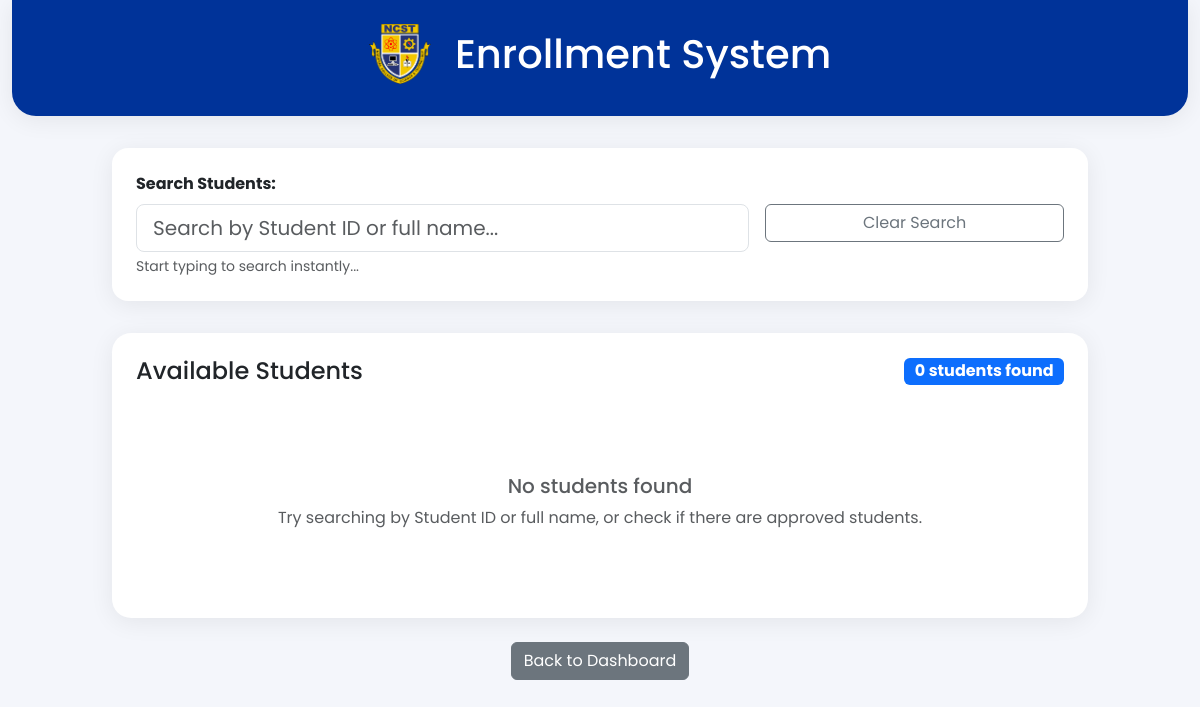
/ncst_portal/registration_officer/enrollment_page.php (signed in), run on an earlier commit of the app's database.
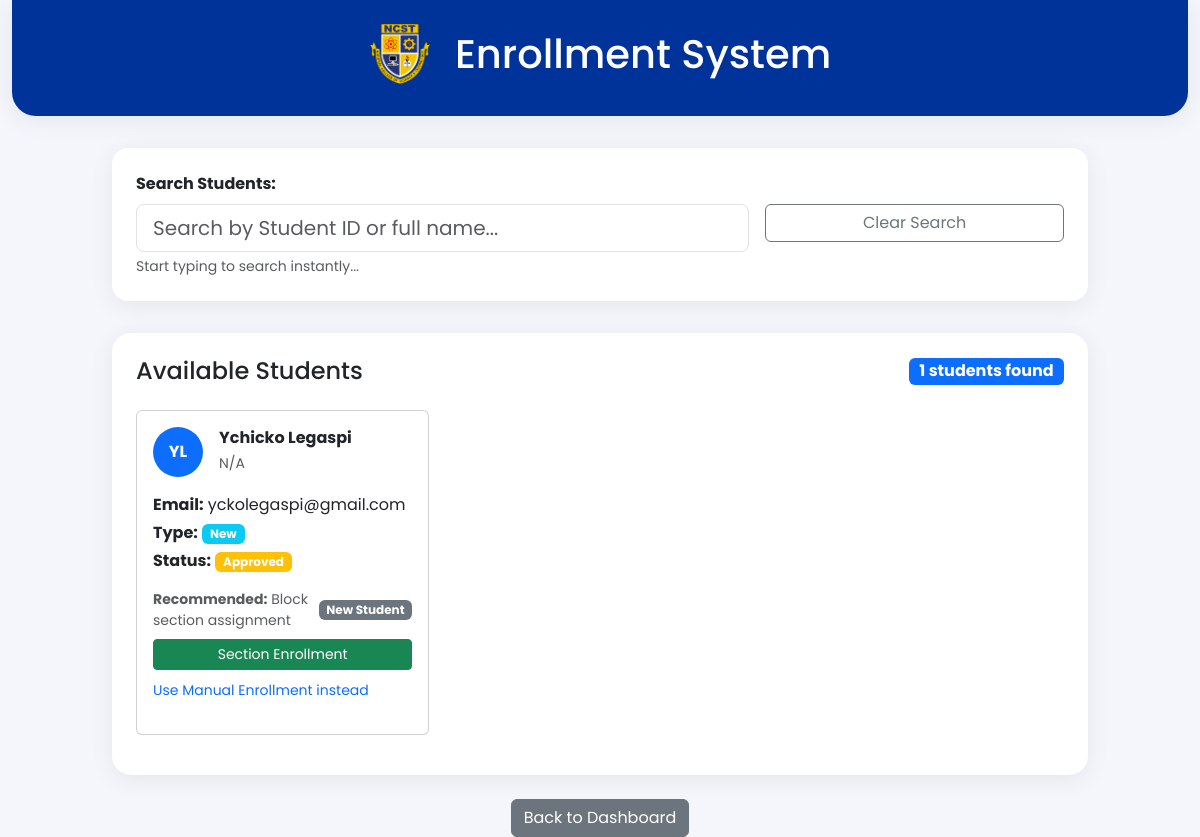
And on a later commit of the database.
### tables this page shows
CREATE TABLE `student_applications` (
  `id` int(11) NOT NULL,
  `student_id` varchar(20) DEFAULT NULL,
  `name` varchar(100) NOT NULL,
  `email` varchar(100) NOT NULL,
  `course_or_track` varchar(100) NOT NULL,
  `gender` varchar(20) NOT NULL,
  `civil_status` varchar(50) NOT NULL,
  `type` varchar(20) NOT NULL,
  `admission_type` varchar(30) DEFAULT NULL,
  `status` varchar(20) DEFAULT 'approved',
  `date_submitted` datetime DEFAULT current_timestamp(),
  `nationality` varchar(100) DEFAULT NULL,
  `religion` varchar(100) DEFAULT NULL,
  `region` varchar(100) NOT NULL,
  `province` varchar(100) NOT NULL,
  `city` varchar(100) NOT NULL,
  `barangay` varchar(100) NOT NULL,
  `last_name` varchar(100) NOT NULL,
  `first_name` varchar(100) NOT NULL,
  `middle_name` varchar(100) DEFAULT NULL,
  `suffix` varchar(20) DEFAULT NULL,
  `address` varchar(255) NOT NULL,
  `zip_code` varchar(20) DEFAULT NULL,
  `mobile` varchar(30) NOT NULL,
  `landline` varchar(30) DEFAULT NULL,
  `dob` date NOT NULL,
  `pob` varchar(100) NOT NULL,
  `dialect` varchar(100) DEFAULT NULL,
  `elementary_school` varchar(100) NOT NULL,
  `elementary_year_grad` varchar(10) NOT NULL,
  `high_school` varchar(100) NOT NULL,
  `high_year_grad` varchar(10) NOT NULL,
  `grade10_section` varchar(50) NOT NULL,
  `father_family_name` varchar(100) DEFAULT NULL,
  `father_given_name` varchar(100) DEFAULT NULL,
  `father_middle_name` varchar(100) DEFAULT NULL,
  `father_deceased` tinyint(1) DEFAULT NULL,
  `father_address` varchar(255) DEFAULT NULL,
  `father_mobile` varchar(30) DEFAULT NULL,
  `father_landline` varchar(30) DEFAULT NULL,
  `father_occupation` varchar(100) DEFAULT NULL,
  `mother_family_name` varchar(100) DEFAULT NULL,
  `mother_given_name` varchar(100) DEFAULT NULL,
  `mother_middle_name` varchar(100) DEFAULT NULL,
  `mother_deceased` tinyint(1) DEFAULT NULL,
  `mother_maiden_family_name` varchar(100) DEFAULT NULL,
  `mother_maiden_given_name` varchar(100) DEFAULT NULL,
  `mother_maiden_middle_name` varchar(100) DEFAULT NULL,
  `mother_address` varchar(255) DEFAULT NULL,
  `mother_mobile` varchar(30) DEFAULT NULL,
  `mother_landline` varchar(30) DEFAULT NULL,
  `mother_occupation` varchar(100) DEFAULT NULL,
  `guardian_family_name` varchar(100) DEFAULT NULL,
  `guardian_given_name` varchar(100) DEFAULT NULL,
  `guardian_middle_name` varchar(100) DEFAULT NULL,
  `guardian_relationship` varchar(50) DEFAULT NULL,
  `guardian_address` varchar(255) DEFAULT NULL,
  `guardian_mobile` varchar(30) DEFAULT NULL,
  `guardian_landline` varchar(30) DEFAULT NULL,
  `guardian_occupation` varchar(100) DEFAULT NULL,
  `requirements_status` text DEFAULT NULL,
  `tracking_number` varchar(32) DEFAULT NULL,
  `requirements_checklist` text DEFAULT NULL,
  `student_type` varchar(50) NOT NULL,
  `tertiary_school` varchar(100) DEFAULT NULL,
  `tertiary_year_grad` varchar(10) DEFAULT NULL,
  `course_graduated` varchar(100) DEFAULT NULL,
  `educational_plan` varchar(100) NOT NULL,
  `academic_achievement` varchar(255) DEFAULT NULL,
  `is_working` tinyint(1) NOT NULL DEFAULT 0,
  `employer` varchar(100) DEFAULT NULL,
  `work_in_shifts` tinyint(1) DEFAULT NULL,
  `work_position` varchar(100) DEFAULT NULL,
  `family_connected_ncst` tinyint(1) DEFAULT NULL,
  `ncst_relationship` varchar(100) DEFAULT NULL,
  `no_of_siblings` int(11) NOT NULL DEFAULT 0,
  `how_did_you_know_ncst` varchar(255) NOT NULL
);

### ncst_portal/registration_officer/enrollment_page.php (the view, shortened to what the rows shown need)
<?php
require_once '../../db.php';
$enrollment_type = isset($_GET['type']) ? $_GET['type'] : '';
$query = "SELECT * FROM student_applications WHERE status = 'approved'";
$query .= " ORDER BY last_name, first_name";
$stmt = $conn->prepare($query);
$stmt->execute();
$result = $stmt->get_result();
$students = $result->fetch_all(MYSQLI_ASSOC);
?>
<!DOCTYPE html>
<html lang="en">
<head>
    <link href="https://cdn.jsdelivr.net/npm/bootstrap@5.3.0/dist/css/bootstrap.min.css" rel="stylesheet">
    <link href="../admin/admin.css" rel="stylesheet">
</head>
<body>
    <div class="container-fluid">
        <div class="row">
            <div class="col-12">
                <div class="ncst-header text-center">
                    <div class="d-flex align-items-center justify-content-center mb-3">
                        <h1 class="mb-0">Enrollment System</h1>
                    </div>
                </div>
                <div class="row justify-content-center">
                    <div class="col-lg-10">
                        <div class="card ncst-card" id="studentsContainer">
                            <div class="card-body p-4">
                                <?php if (empty($students)): ?>
                                    <div class="text-center py-5">
                                        <i class="bi bi-search" style="font-size: 3rem; color: #ccc;"></i>
                                        <h5 class="text-muted mt-3">No students found</h5>
                                        <p class="text-muted">
                                            <?php if ($_SESSION['role'] === 'admission'): ?>
                                                Try searching by the student's full name or check if there are approved students.
                                            <?php else: ?>
                                                Try searching by Student ID or full name, or check if there are approved students.
                                            <?php endif; ?>
                                        </p>
                                    </div>
                                <?php else: ?>
                                    <div class="row">
                                        <?php foreach ($students as $student): ?>
                                            <div class="col-md-6 col-lg-4 mb-3">
                                                <div class="card student-card h-100">
                                                    <div class="card-body">
                                                        <div class="d-flex align-items-center mb-3">
                                                            <div class="bg-primary rounded-circle d-flex align-items-center justify-content-center me-3"
                                                                 style="width: 50px; height: 50px;">
                                                                <span class="text-white fw-bold">
                                                                    <?php echo strtoupper(substr($student['first_name'] ?? '', 0, 1) . substr($student['last_name'] ?? '', 0, 1)); ?>
                                                                </span>
                                                            </div>
                                                            <div>
                                                                <h6 class="mb-1 fw-bold">
                                                                    <?php echo htmlspecialchars($student['first_name'] ?? '') . ' ' . htmlspecialchars($student['last_name'] ?? ''); ?>
                                                                </h6>
                                                                <small class="text-muted">
                                                                    <?php echo htmlspecialchars($student['course'] ?? $student['track'] ?? 'N/A'); ?>
                                                                </small>
                                                            </div>
                                                        </div>
                                                        <div class="mb-3">
                                                            <p class="mb-1"><strong>Email:</strong> <?php echo htmlspecialchars($student['email'] ?? 'N/A'); ?></p>
                                                            <p class="mb-1"><strong>Type:</strong>
                                                                <?php
                                                                $student_type = strtolower($student['student_type'] ?? $student['admission_type'] ?? 'new');
                                                                $is_transferee = stripos($student_type, 'transferee') !== false;
                                                                $is_irregular = stripos($student_type, 'irregular') !== false;
                                                                $is_old_student = stripos($student_type, 'old') !== false;
                                                                if ($is_transferee || $is_irregular || $is_old_student) {
                                                                    $badge_class = 'bg-warning';
                                                                    $icon = 'bi-gear';
                                                                } else {
                                                                    $badge_class = 'bg-info';
                                                                }
                                                                ?>
                                                                <span class="badge <?php echo $badge_class; ?>">
                                                                    <?php echo htmlspecialchars($student['student_type'] ?? $student['admission_type'] ?? 'New'); ?>
                                                                </span>
                                                            </p>
                                                            <p class="mb-0"><strong>Status:</strong>
                                                                <span class="badge bg-warning">Approved</span>
                                                            </p>
                                                        </div>
                                                        <div class="mb-3">
                                                            <?php
                                                            $student_type = strtolower($student['student_type'] ?? $student['admission_type'] ?? 'new');
                                                            $is_transferee = stripos($student_type, 'transferee') !== false;
                                                            $is_irregular = stripos($student_type, 'irregular') !== false;
                                                            $is_old_student = stripos($student_type, 'old') !== false;
                                                            if ($is_transferee || $is_irregular || $is_old_student) {
                                                                $enrollment_type = 'manual';
                                                                $enrollment_label = 'Manual Enrollment';
                                                                $enrollment_description = 'Individual subject selection';
                                                                $button_class = 'btn-warning';
                                                                $icon = 'bi-gear';
                                                            } else {
                                                                $enrollment_type = 'section';
                                                                $enrollment_label = 'Section Enrollment';
                                                                $enrollment_description = 'Block section assignment';
                                                                $button_class = 'btn-success';
                                                            }
                                                            ?>
                                                            <div class="d-flex justify-content-between align-items-center mb-2">
                                                                <small class="text-muted">
                                                                    <strong>Recommended:</strong> <?php echo $enrollment_description; ?>
                                                                </small>
                                                                <span class="badge bg-secondary small">
                                                                    <?php echo ucfirst($student_type); ?> Student
                                                                </span>
                                                            </div>
                                                            <div class="d-grid">
                                                                <button type="button"
                                                                        class="btn <?php echo $button_class; ?> btn-sm"
                                                                        onclick="enrollStudent(<?php echo $student['id']; ?>, '<?php echo $enrollment_type; ?>')">
                                                                    <?php echo $enrollment_label; ?>
                                                                </button>
                                                            </div>
                                                            <?php if (!$is_transferee && !$is_irregular && !$is_old_student): ?>
                                                                <div class="mt-2">
                                                                    <small class="text-muted">
                                                                        <a href="#" onclick="enrollStudent(<?php echo $student['id']; ?>, 'manual')" class="text-decoration-none">
                                                                            <i class="bi bi-gear"></i> Use Manual Enrollment instead
                                                                        </a>
                                                                    </small>
                                                                </div>
                                                            <?php endif; ?>
                                                        </div>
                                                    </div>
                                                </div>
                                            </div>
                                        <?php endforeach; ?>
                                    </div>
                                <?php endif; ?>
                            </div>
                        </div>
                    </div>
                </div>
            </div>
        </div>
    </div>
</body>
</html>

What changed in the data, as far as the page shows it:
added student_applications: first_name+last_name "YL", first_name "Ychicko", last_name "Legaspi", course "N/A", email "yckolegaspi@gmail.com", student_type "New", student_type "Block section assignment", student_type "Section Enrollment"
Also different on the page:
count($students): "0" → "1"
text no longer shown: "No students found Try searching by Student ID or full name, or check if there are approved students."
